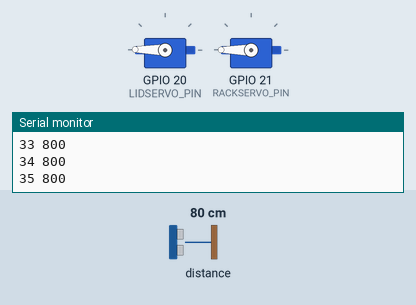
A sketch run on a simulated ESP32. On the bench: 2 × servo, the last lines printed to the serial monitor. The inputs (shaded band) are chosen by the test bench; at power-on: distance to the obstacle 80 cm. At 5.0 s the program stops and its outputs stay as they are.

Above: at 2.6 s.
2.7 s: distance to the obstacle set to 9 cm
At 3.39 s:
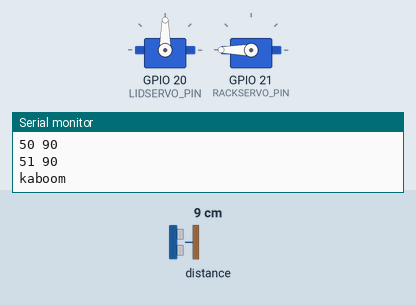
At 4.4 s:
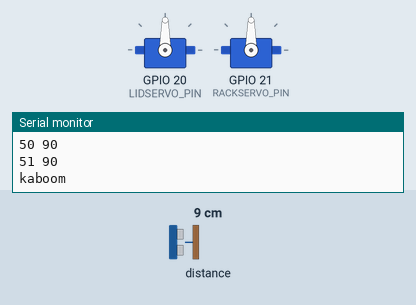
Timing chart, 0 to 6.5 s (numbered marks = the images above; inputs shaded):
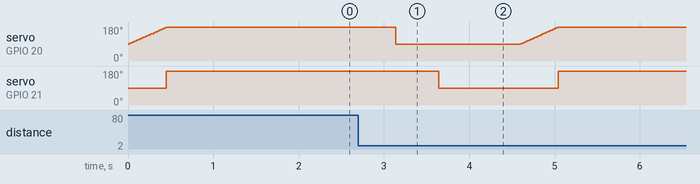

The sketch:

glitter_blaster_code.ino
```cpp
#include <ESP32Servo.h>
#include <Wire.h>
#include <VL53L0X.h>

#define I2C_SDA 8
#define I2C_SCL 9

#define LIDSERVO_PIN 20
#define RACKSERVO_PIN 21

long TRIG_DISTNCE = 500;
int resetCycles = 50;
int cycles = 0;

Servo lidServo; // Create a servo object to control the motor1
Servo rackServo; // Create a servo object to control the motor2

VL53L0X sensor; // Create a sensor object to mesure distace

void setup() {
  Serial.begin(9600);
  Wire.begin(I2C_SDA, I2C_SCL);

  lidServo.attach(LIDSERVO_PIN);
  rackServo.attach(RACKSERVO_PIN);

  resetServos();

  sensor.setTimeout(500);
    if (!sensor.init())
    {
      Serial.println("Failed to detect and initialize sensor!");
      while (1) {}
    }

  sensor.startContinuous();
  delay(1000);
}

void loop() {
  if (cycles <= resetCycles) {
    cycles ++;
    Serial.print(cycles);
    Serial.print(" ");
  }

  if (checkPerson(TRIG_DISTNCE)) {
    kaboom();
    delay(750);
    resetServos();
    while (true);
  }
}

bool checkPerson(long TRIG_DISTNCE) {
  long distance = sensor.readRangeContinuousMillimeters();
  Serial.println(distance);
  return distance < TRIG_DISTNCE & distance > 50 & cycles > resetCycles;
}

void kaboom() {
  Serial.println("kaboom");
  lidServo.write(90);
  delay(500);
  rackServo.write(90);
  delay(200);
  lidServo.release();
  rackServo.release();
}

void resetServos() {
  for (int pos = 90; pos < 180; pos ++) {
    lidServo.write(pos);
    delay(5);
  }
  rackServo.write(180);
}
```

Measured:
- after the input at 2.7 s, servo on GPIO 21 (RACKSERVO_PIN): 180° → 90° after 0.94 s, → 180° 1.4 s later
